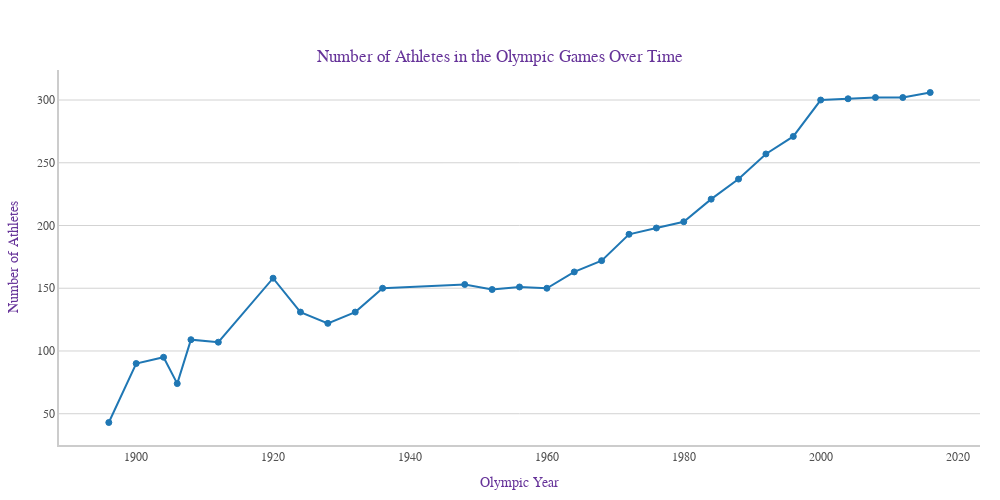

The notebook cell this image was saved under:
### Code cell
fig.update_layout(
    xaxis_title='Olympic Year',
    yaxis_title='Number of Athletes',
    title={
        'text': "Number of Athletes in the Olympic Games Over Time",
        'y':0.9,
        'x':0.5,
        'xanchor': 'center',
        'yanchor': 'top'},
    font=dict(
        family="Arial, sans-serif",
        size=12,
        color="RebeccaPurple"
    ),
    plot_bgcolor='rgba(0,0,0,0)',
    xaxis=dict(showgrid=False),
    yaxis=dict(showgrid=True, gridcolor='LightGray')
)

fig.show()

### Figure 1 — Plotly figure (JSON) as saved in the notebook; plotly's stock layout.template omitted (floating-point values rounded to 4 significant figures)
{"data": [{"hovertemplate": "Edition=%{x}<br>No. of Events=%{y}<extra></extra>", "legendgroup": "", "line": {"color": "rgb(31, 119, 180)", "dash": "solid", "width": 2}, "marker": {"color": "rgb(31, 119, 180)", "line": {"color": "rgb(31, 119, 180)", "width": 1}, "size": 6, "symbol": "circle"}, "mode": "lines+markers", "name": "", "orientation": "v", "showlegend": false, "type": "scatter", "x": [1896, 1900, 1904, 1906, 1908, 1912, 1920, 1924, 1928, 1932, 1936, 1948, 1952, 1956, 1960, 1964, 1968, 1972, 1976, 1980, 1984, 1988, 1992, 1996, 2000, 2004, 2008, 2012, 2016], "xaxis": "x", "y": [43, 90, 95, 74, 109, 107, 158, 131, 122, 131, 150, 153, 149, 151, 150, 163, 172, 193, 198, 203, 221, 237, 257, 271, 300, 301, 302, 302, 306], "yaxis": "y"}], "layout": {"autosize": false, "font": {"color": "RebeccaPurple", "family": "Arial, sans-serif", "size": 12}, "height": 500, "legend": {"tracegroupgap": 0}, "margin": {"b": 50, "l": 50, "r": 20, "t": 70}, "plot_bgcolor": "rgba(0, 0, 0, 0)", "showlegend": false, "title": {"text": "Number of Athletes in the Olympic Games Over Time", "x": 0.5, "xanchor": "center", "y": 0.9, "yanchor": "top"}, "width": 1000, "xaxis": {"anchor": "y", "autorange": true, "domain": [0, 1], "linecolor": "rgb(204, 204, 204)", "linewidth": 2, "range": [1889.0, 2023.0], "showgrid": false, "showline": true, "tickfont": {"color": "rgb(82, 82, 82)", "family": "Arial", "size": 12}, "title": {"text": "Olympic Year"}, "type": "linear"}, "yaxis": {"anchor": "x", "autorange": true, "domain": [0, 1], "gridcolor": "LightGray", "linecolor": "rgb(204, 204, 204)", "linewidth": 2, "range": [25.06, 323.9], "showgrid": true, "showline": true, "tickfont": {"color": "rgb(82, 82, 82)", "family": "Arial", "size": 12}, "title": {"text": "Number of Athletes"}, "type": "linear"}}}
